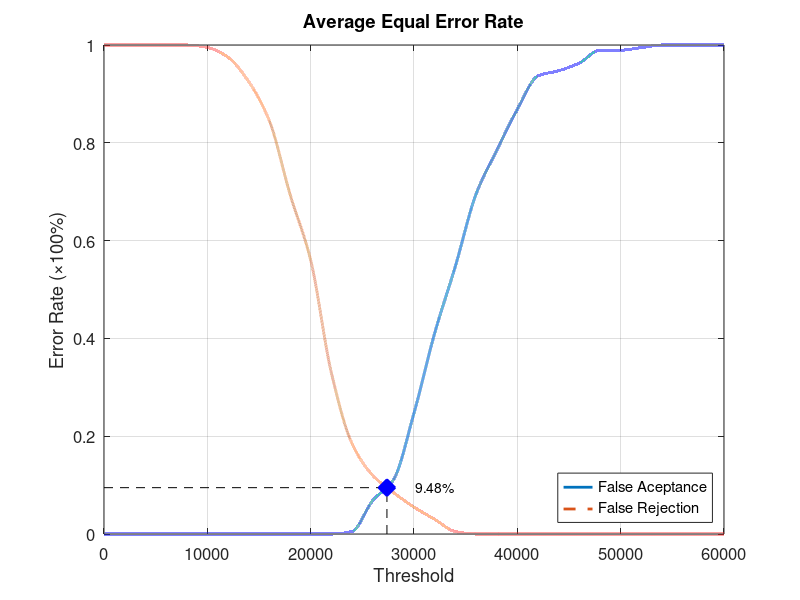
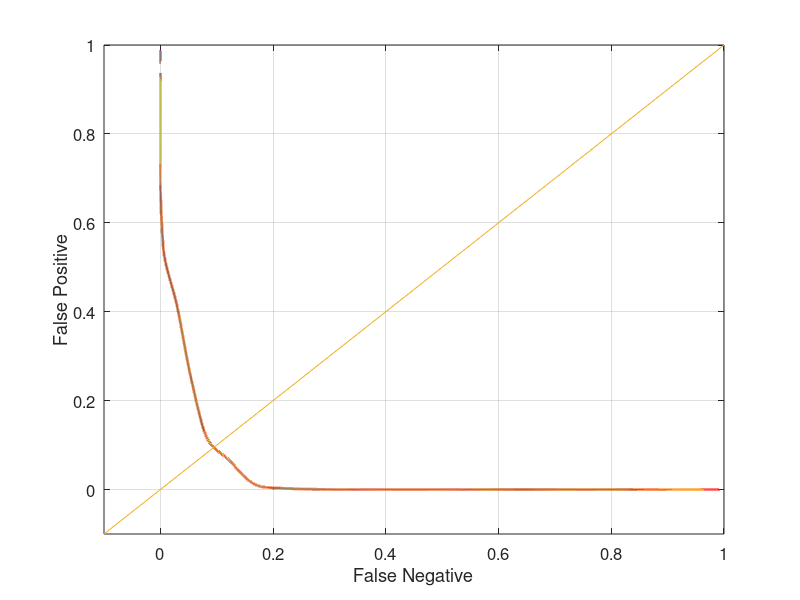

Reproduce these figures in MATLAB, in order.
function yEER = Database3_4
close all;
clear;
clc;
x = 0:2000:60000;
xq = 0:0.5:60000;

y0 = [0 0 0 0 0 0 0 0 0 0 0 0 0.00526316 0.0684211 0.110526 0.247368 0.410526 0.547368 0.694737 0.784211 0.868421 0.936842 0.947368 0.963158 0.989474 0.989474 0.994737 1 1 1 1];
yy0 = interp1(x, y0, xq, 'pchip');
y1 = [1 1 1 1 1 0.995 0.975 0.925 0.845 0.695 0.56 0.33 0.185 0.12 0.085 0.055 0.03 0.005 0 0 0 0 0 0 0 0 0 0 0 0 0];
yy1 = interp1(x, y1, xq, 'pchip');

% Calculating EER: 
y2 = abs(y0 - y1);
find(y2 == min(y2))
yy2 = abs(yy0 - yy1);
xEER = find(yy2 == min(yy2));
xEERIndex = xq(xEER) % X-axis EER
yEER = yy0(xEER) % Y-axis EER

main = figure
plot(xq, yy0,'-','LineWidth', 2);	hold on
plot(xq, yy1,'--','LineWidth', 2);	hold on
plot([xEERIndex xEERIndex], [0 yEER], 'k--');	hold on
plot([0 xEERIndex], [yEER yEER], 'k--');	hold on
plot(xEERIndex, yEER, 'bx', 'LineWidth', 10);	hold on
text(xEERIndex + 10 * xEERIndex / 100, yEER, [num2str(round((10000 * yEER)) / 100) '%'])
legend('False Aceptance', 'False Rejection', 'Location', 'SouthEast')
xlabel('Threshold')
ylabel('Error Rate (\times100%)')
title('Average Equal Error Rate')
set(gca, 'FontSize', 12)
axis([0 60000 0 1])
grid on

print(main, 'Database3_4Main', '-dpng');
FNRxFPR = figure('Color', [1 1 1]);
plot(yy1, yy0, '-', yy1, yy0, 'LineWidth', 2);
hold on
y = -0.1:0.1:1
plot(y, y); 
set(gca, 'FontSize', 12)
xlabel('False Negative')
ylabel('False Positive')
axis([-0.1 1 -0.1 1])
set(gca, 'FontSize', 12)
grid on

print(FNRxFPR, 'Database3_4FNRxFPR','-dpng');
end
